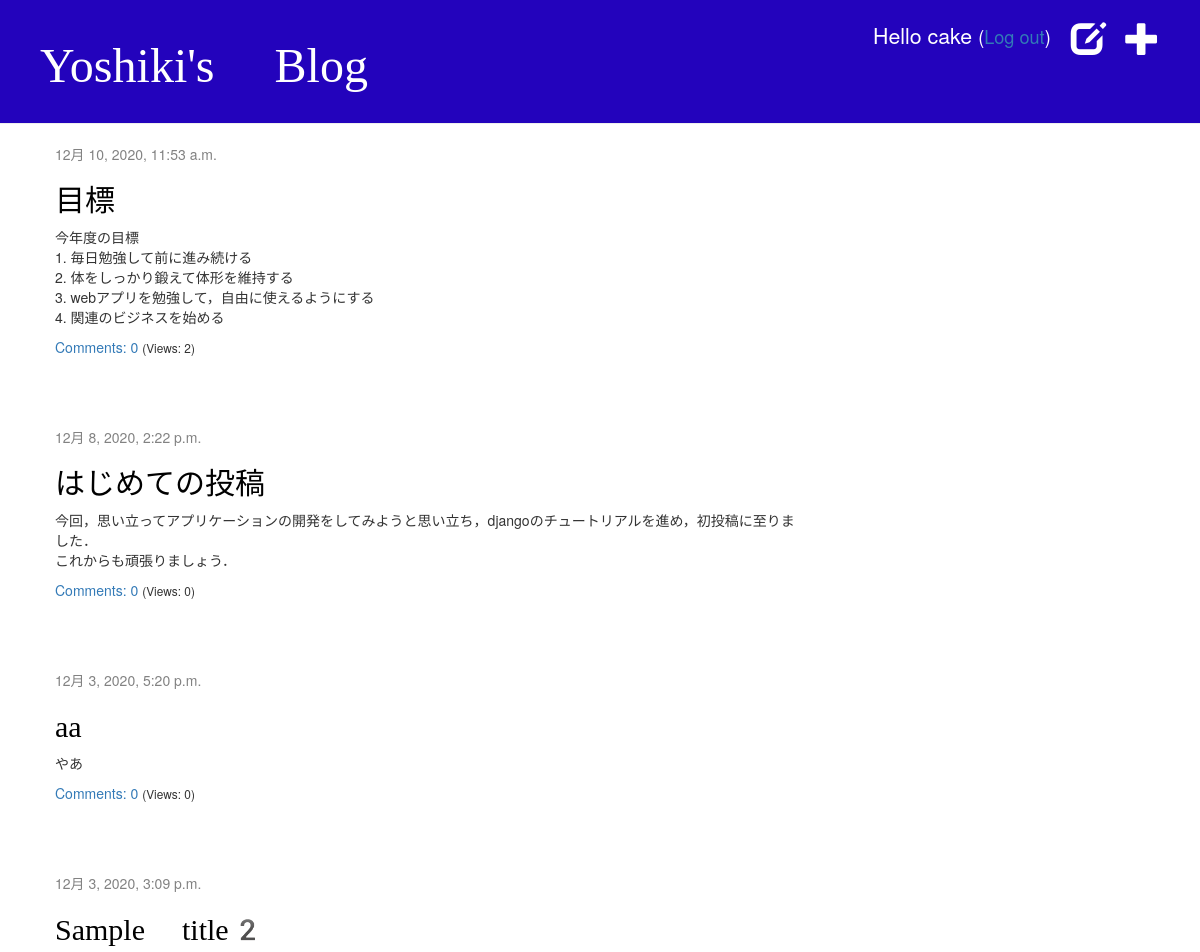
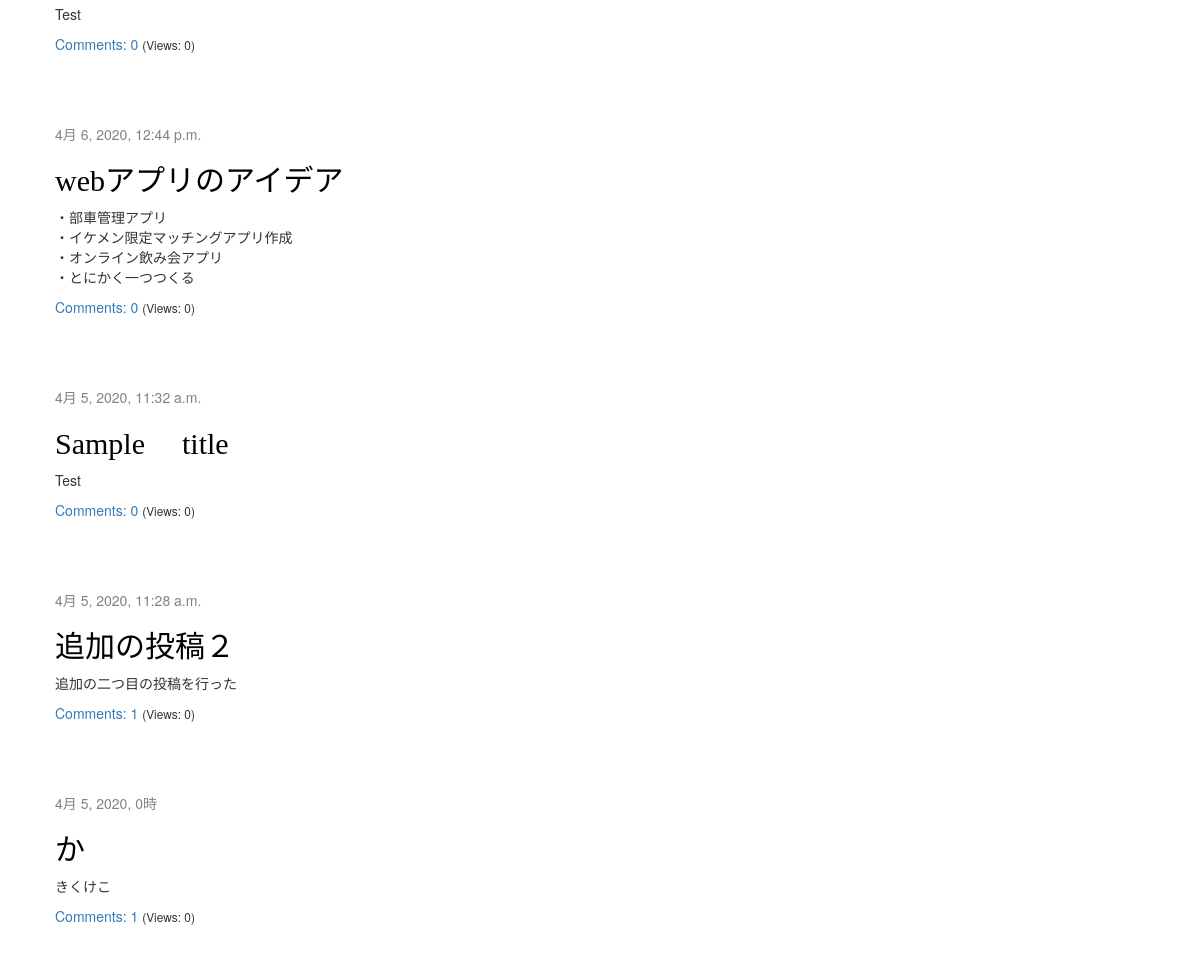
The app's page / (signed in) with its own data (2 pictures, top to bottom).
### blog/models.py (models this page shows, shortened)
class Post(models.Model):
    author = models.ForeignKey(settings.AUTH_USER_MODEL, on_delete=models.CASCADE)
    title = models.CharField(max_length=200)
    text = models.TextField()
    created_date = models.DateTimeField(default=timezone.now)
    published_date = models.DateTimeField(blank=True, null=True)
    views = models.PositiveIntegerField(default=0)
    def approved_comments(self):
        return self.comments.filter(approved_comment=True)

### blog/views.py (the view)
# urls.py: path('', views.post_list, name='post_list'),
def post_list(request):
    posts = Post.objects.filter(published_date__lte=timezone.now()).order_by('-published_date')
    return render(request, 'blog/post_list.html', {'posts': posts})

### blog/templates/blog/post_list.html
{% extends 'blog/base.html' %}
{% block content %}
    {% for post in posts %}
        <div class="post">
            <div class="date">
                {{ post.published_date }}
            </div>
            <h2><a href="{% url 'post_detail' pk=post.pk %}">{{ post.title }}</a></h2>
            <p>{{ post.text|linebreaksbr }}</p>
            <a href="{% url 'post_detail' pk=post.pk %}">Comments: {{ post.approved_comments.count }}</a>
            <small>  (Views: {{ post.views }})</small>
        </div>
    {% endfor %}
{% endblock %}

### blog/templates/blog/base.html (shortened to what this page needs)
{% load static %}
<html>
    <head>
        <link rel="stylesheet" href="//maxcdn.bootstrapcdn.com/bootstrap/3.2.0/css/bootstrap.min.css">
        <link rel="stylesheet" href="//maxcdn.bootstrapcdn.com/bootstrap/3.2.0/css/bootstrap-theme.min.css">
        <link rel="stylesheet" href="{% static 'css/style.css' %}">
    </head>
    <body>
        <div class="page-header">
            {% if user.is_authenticated %}
                <a href="{% url 'post_new' %}" class="top-menu"><span class="glyphicon glyphicon-plus"></span></a>
                <a href="{% url 'post_draft_list' %}" class="top-menu"><span class="glyphicon glyphicon-edit"></span></a>
                <p class="top-menu2">Hello {{ user.username }} <small>(<a href="{% url 'logout' %}">Log out</a>)</small></p>
            {% else %}
                <a href="{% url 'login' %}" class="top-menu"><span class="glyphicon glyphicon-lock"></span></a>
            {% endif %}
            <h1><a href="/">Yoshiki's Blog</a></h1>
        </div>
        <div class="content container">
            <div class="row">
                <div class="col-md-8">
                {% block content %}
                {% endblock %}
                </div>
            </div>
        </div>
    </body>
</html>

### blog/static/css/style.css (style rules this page uses)
.page-header { background-color: #2303BC; margin-top: 0; padding: 20px 20px 20px 40px; }
.page-header h1, .page-header h1 a, .page-header h1 a:visited, .page-header h1 a:active { color: #ffffff; font-size: 36pt; text-decoration: none; }
.content { margin-left: 40px; }
h1, h2, h3, h4 { font-family: emoji; }
.date { color: #828282; }
.top-menu, .top-menu:hover, .top-menu:visited { color: #ffffff; float: right; font-size: 26pt; margin-right: 20px; }
.top-menu2, .top-menu2:hover, .top-menu2:visited { color: #ffffff; float: right; font-size: 16pt; margin-right: 20px; }
.post { margin-bottom: 70px; }
.post h2 a, .post h2 a:visited { color: #000000; }

### records on screen
Post: published_date "12月 10, 2020, 11:53 a.m.", title "目標", text "今年度の目標 1. 毎日勉強して前に進み続ける 2. 体をしっかり鍛えて体形を維持する 3. webアプリを勉強して，自由に使えるようにする 4. 関連のビジネスを始める", approved_comments.count "0", views "2"
Post: published_date "12月 8, 2020, 2:22 p.m.", title "はじめての投稿", text "今回，思い立ってアプリケーションの開発をしてみようと思い立ち，djangoのチュートリアルを進め，初投稿に至りました． これからも頑張りましょう．", approved_comments.count "0", views "0"
Post: published_date "12月 3, 2020, 5:20 p.m.", title "aa", text "やあ", approved_comments.count "0", views "0"
Post: published_date "12月 3, 2020, 3:09 p.m.", title "Sample title2", text "Test", approved_comments.count "0", views "0"
Post: published_date "4月 6, 2020, 12:44 p.m.", title "webアプリのアイデア", text "・部車管理アプリ ・イケメン限定マッチングアプリ作成 ・オンライン飲み会アプリ ・とにかく一つつくる", approved_comments.count "0", views "0"
Post: published_date "4月 5, 2020, 11:32 a.m.", title "Sample title", text "Test", approved_comments.count "0", views "0"
Post: published_date "4月 5, 2020, 11:28 a.m.", title "追加の投稿２", text "追加の二つ目の投稿を行った", approved_comments.count "1", views "0"
Post: published_date "4月 5, 2020, 0時", title "か", text "きくけこ", approved_comments.count "1", views "0"

### other values on screen
{{ user.username }} "cake"
